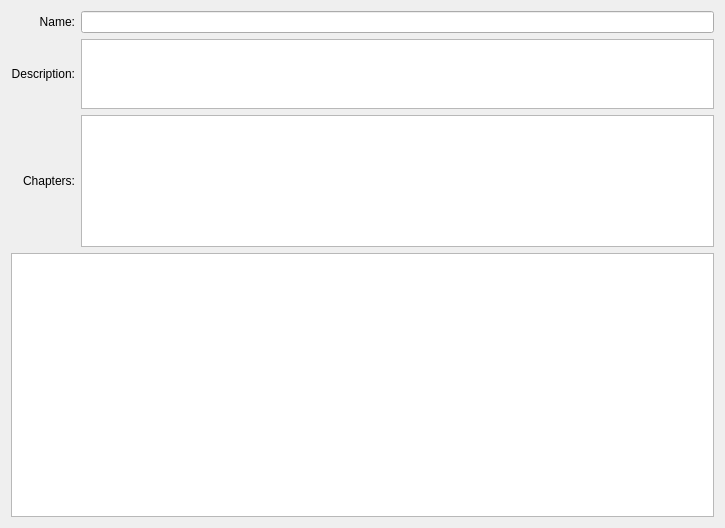
<?xml version="1.0" encoding="UTF-8"?>
<ui version="4.0">
 <class>cPartWindow</class>
 <widget class="QWidget" name="cPartWindow">
  <property name="geometry">
   <rect>
    <x>0</x>
    <y>0</y>
    <width>725</width>
    <height>528</height>
   </rect>
  </property>
  <property name="windowTitle">
   <string>Form</string>
  </property>
  <layout class="QGridLayout" name="gridLayout_2">
   <item row="0" column="0">
    <layout class="QGridLayout" name="gridLayout" rowstretch="1,1,5,10">
     <item row="1" column="0">
      <widget class="QLabel" name="label_2">
       <property name="text">
        <string>Description:</string>
       </property>
       <property name="alignment">
        <set>Qt::AlignRight|Qt::AlignTrailing|Qt::AlignVCenter</set>
       </property>
      </widget>
     </item>
     <item row="0" column="1">
      <widget class="cLineEdit" name="m_lpName"/>
     </item>
     <item row="3" column="0" colspan="2">
      <widget class="cTextEdit" name="m_lpText"/>
     </item>
     <item row="0" column="0">
      <widget class="QLabel" name="label">
       <property name="text">
        <string>Name:</string>
       </property>
       <property name="alignment">
        <set>Qt::AlignRight|Qt::AlignTrailing|Qt::AlignVCenter</set>
       </property>
      </widget>
     </item>
     <item row="1" column="1">
      <widget class="cTextEdit" name="m_lpDescription"/>
     </item>
     <item row="2" column="0">
      <widget class="QLabel" name="label_3">
       <property name="text">
        <string>Chapters:</string>
       </property>
       <property name="alignment">
        <set>Qt::AlignRight|Qt::AlignTrailing|Qt::AlignVCenter</set>
       </property>
      </widget>
     </item>
     <item row="2" column="1">
      <widget class="cTreeView" name="m_lpChapterList">
       <property name="editTriggers">
        <set>QAbstractItemView::NoEditTriggers</set>
       </property>
       <property name="alternatingRowColors">
        <bool>true</bool>
       </property>
       <property name="rootIsDecorated">
        <bool>false</bool>
       </property>
       <attribute name="headerVisible">
        <bool>false</bool>
       </attribute>
      </widget>
     </item>
    </layout>
   </item>
  </layout>
 </widget>
 <customwidgets>
  <customwidget>
   <class>cTextEdit</class>
   <extends>QTextEdit</extends>
   <header>ctextedit.h</header>
  </customwidget>
  <customwidget>
   <class>cLineEdit</class>
   <extends>QLineEdit</extends>
   <header>clineedit.h</header>
  </customwidget>
  <customwidget>
   <class>cTreeView</class>
   <extends>QTreeView</extends>
   <header>ctreeview.h</header>
  </customwidget>
 </customwidgets>
 <tabstops>
  <tabstop>m_lpName</tabstop>
  <tabstop>m_lpDescription</tabstop>
  <tabstop>m_lpChapterList</tabstop>
  <tabstop>m_lpText</tabstop>
 </tabstops>
 <resources/>
 <connections/>
</ui>
